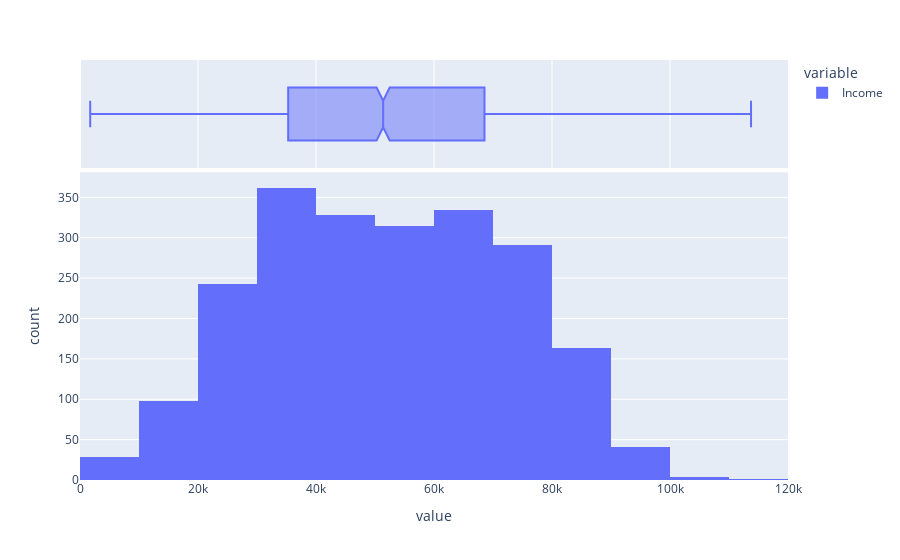

The notebook cell this image was saved under:
### Markdown cell above
## Income Distributions

### Code cell
fig = px.histogram(customers_data.Income, marginal="box", nbins=100)
fig.update_layout(xaxis_range=[0, 120_000]) # there are a few outliers above 120K income
fig.show()

### Figure 1 — Plotly figure (JSON) as saved in the notebook; plotly's stock layout.template omitted (floating-point values rounded to 4 significant figures; data arrays with more than 128 entries replaced by an {"elided": "..."} marker saying what was removed)
{"data": [{"alignmentgroup": "True", "bingroup": "x", "hovertemplate": "variable=Income<br>value=%{x}<br>count=%{y}<extra></extra>", "legendgroup": "Income", "marker": {"color": "#636efa", "pattern": {"shape": ""}}, "name": "Income", "nbinsx": 100, "offsetgroup": "Income", "orientation": "v", "showlegend": true, "type": "histogram", "x": {"elided": "2240 float values"}, "xaxis": "x", "yaxis": "y"}, {"alignmentgroup": "True", "hovertemplate": "variable=Income<br>value=%{x}<extra></extra>", "legendgroup": "Income", "marker": {"color": "#636efa"}, "name": "Income", "notched": true, "offsetgroup": "Income", "showlegend": false, "type": "box", "x": {"elided": "2240 float values"}, "xaxis": "x2", "yaxis": "y2"}], "layout": {"barmode": "relative", "legend": {"title": {"text": "variable"}, "tracegroupgap": 0}, "margin": {"t": 60}, "xaxis": {"anchor": "y", "domain": [0.0, 1.0], "range": [0, 120000], "title": {"text": "value"}}, "xaxis2": {"anchor": "y2", "domain": [0.0, 1.0], "matches": "x", "showgrid": true, "showticklabels": false}, "yaxis": {"anchor": "x", "domain": [0.0, 0.7326], "title": {"text": "count"}}, "yaxis2": {"anchor": "x2", "domain": [0.7426, 1.0], "matches": "y2", "showgrid": false, "showline": false, "showticklabels": false, "ticks": ""}}}
